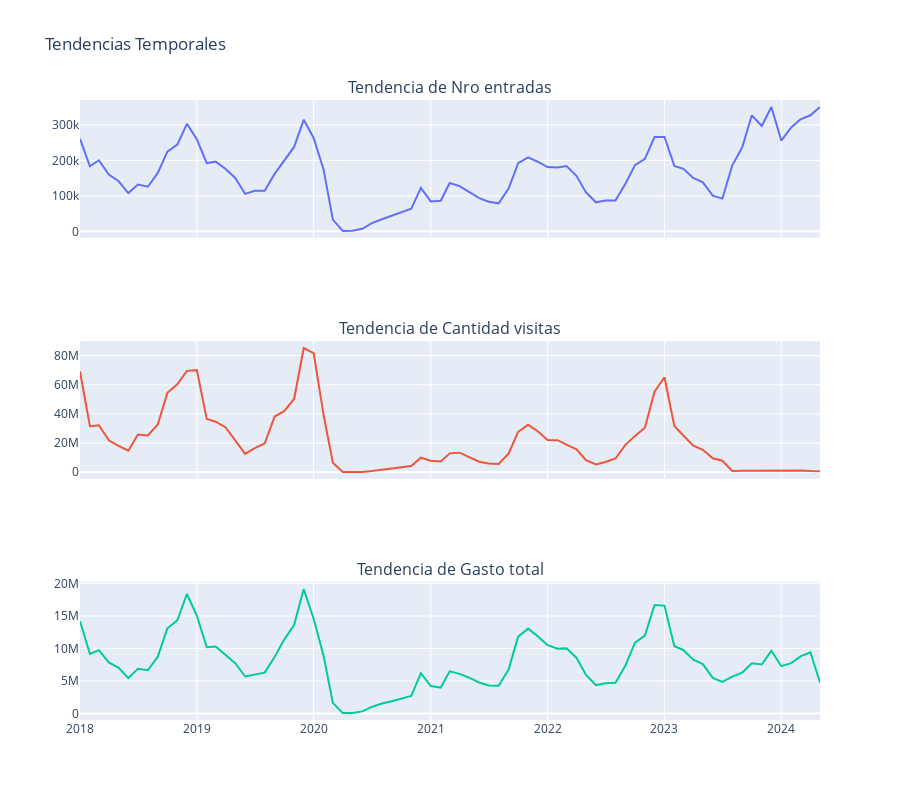

This figure's notebook cell:
### Code cell
import pandas as pd
import plotly.graph_objects as go
from plotly.subplots import make_subplots

fig = make_subplots(rows=3, cols=1, shared_xaxes=True, subplot_titles=('Tendencia de Nro entradas', 'Tendencia de Cantidad visitas', 'Tendencia de Gasto total'))

fig.add_trace(
    go.Scatter(x=temporal_data.index, y=temporal_data['Nro entradas']),
    row=1, col=1
)

fig.add_trace(
    go.Scatter(x=temporal_data.index, y=temporal_data['Cantidad visitas'], name='Cantidad visitas'),
    row=2, col=1
)

fig.add_trace(
    go.Scatter(x=temporal_data.index, y=temporal_data['Gasto total'], name='Gasto total'),
    row=3, col=1
)

fig.update_layout(
    height=800,  # Altura de la figura
    title_text="Tendencias Temporales",
    showlegend=False  # Ocultar la leyenda
)

# Mostrar la figura
fig.show()
